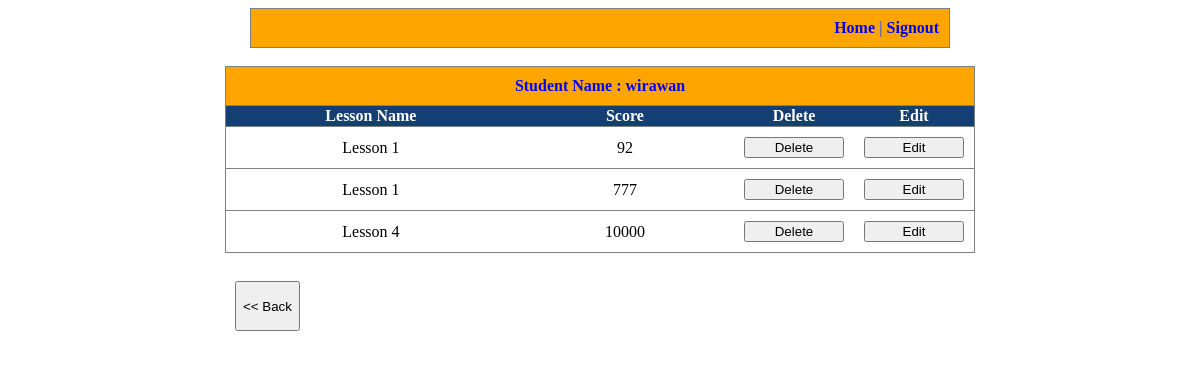
The page /typingadmin/user_record_detail.php?id=wirawan on the database its author committed.
### tables this page shows
CREATE TABLE IF NOT EXISTS `user_record` (
  `no` int(11) NOT NULL AUTO_INCREMENT,
  `id` int(11) NOT NULL,
  `nama` varchar(300) NOT NULL,
  `waktu` varchar(100) NOT NULL,
  `score` int(11) NOT NULL,
  `tanggal` datetime NOT NULL,
  `recorddate` date NOT NULL,
  `keterangan` varchar(200) NOT NULL,
  PRIMARY KEY (`no`)
);

### typingadmin/user_record_detail.php (the view, shortened to what this page needs)
<?php
require_once("header.php");
?>
<html>
<head>
<link rel="stylesheet" type="text/css" href="style.css">
</head>
<body background="image/bg.gif">
	<br/>
	<table bgcolor="white" border="1" align='center' width='750' rules='rows'>
		<?php
		echo "<tr align='center'>";
			echo "<th colspan='4' style='padding:10px;background-color:#FFA500;color:Blue'>Student Name : ".$_GET['id']."</th>";
		echo "</tr>";
		echo "<tr class='judul'>";
			echo "<th width='40%'>Lesson Name</th>";
			echo "<th width='30%'>Score</th>";
			echo "<th >Delete</th>";
			echo "<th >Edit</th>";
		echo "</tr>";
		$tampildata = mysql_query("SELECT * FROM user_record WHERE nama='".$_GET['id']."'");
		while ($row = mysql_fetch_array($tampildata)) {
			echo "<tr align='center' class='seleksi_row' >";
			echo "<td>";
				echo "<label id='txtLabelKet".$row['no']."' class='cLabelKet' >" . $row['keterangan'] . "</label>";
			echo "</td>";
			echo "<td>";
				echo "<label id='txtLabelScore".$row['no']."' class='cLabelScore' >" . $row['score'] . "</label>";
			echo "</td>";
			echo "<td><input type='button' value='Delete' style='width:100px' class='btnDelete' title='".$row['no']."' alt='".$row['nama']."' /></td>";
			echo "<td><input type='button' value='Edit' style='width:100px' class='btnUpdate' title='".$row['no']."' /></td>";
			echo "</tr>";
		}
		?>
	</table>
	<br/>
	<table border="0" align='center' width='750' rules='rows'>
		<tr>
			<td><input style="height:50px;" type="button" value="<< Back" onclick="window.location.href='user_record.php'" ></td>
		</tr>
	</table>
</body>
</html>

### typingadmin/style.css (style rules this page uses)
table tr td { padding:10px; }
.judul { background-color:#143F72; color:white; }
.seleksi_row { background-color:white; }

### rows shown on the page
user_record: keterangan "Lesson 1", score "92"
user_record: keterangan "Lesson 1", score "777"
user_record: keterangan "Lesson 4", score "10000"

### other values the page prints
$_GET['id'] "wirawan"
